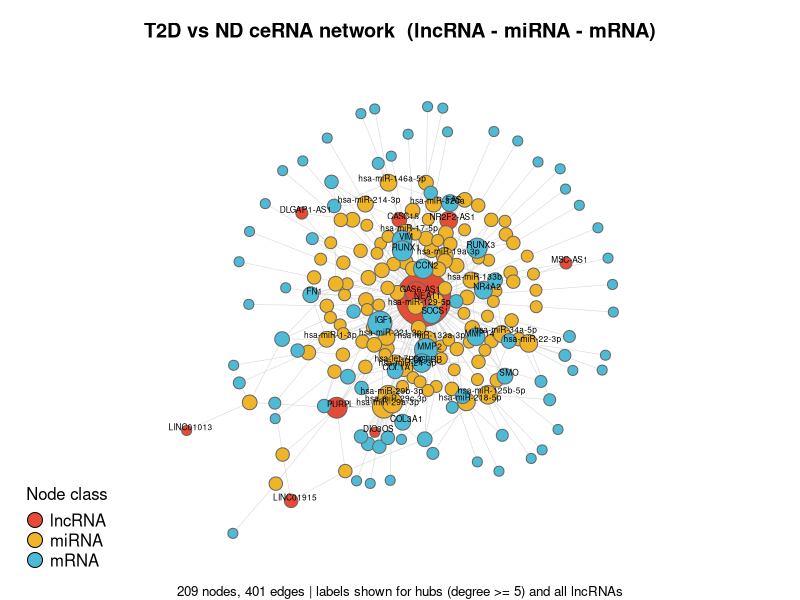
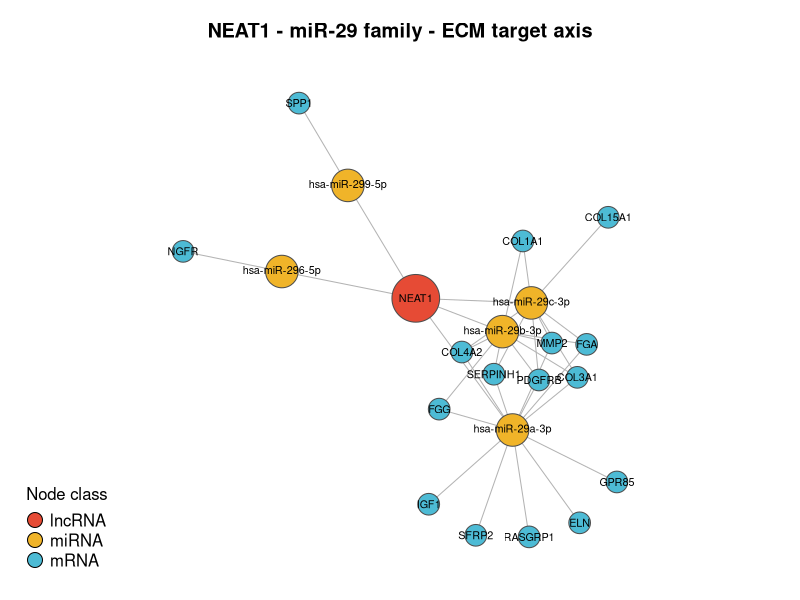

Write R code to recreate these figures, in order.
# ==========================================================
# 09_network_viz.R — ceRNA network figures + hub analysis
# ==========================================================
setwd("~/Desktop/diabetes-cerna-rnaseq")
library(data.table); library(igraph)

edges <- fread("results/tables/cerna_edges.csv")
nodes <- fread("results/tables/cerna_node_degree.csv")

g <- graph_from_data_frame(edges, directed = FALSE)
V(g)$class  <- nodes$class[match(V(g)$name, nodes$node)]
V(g)$degree <- nodes$degree[match(V(g)$name, nodes$node)]

pal <- c(lncRNA = "#E64B35", miRNA = "#F0B429", mRNA = "#4DBBD5")
V(g)$color <- pal[V(g)$class]
V(g)$size  <- 2.5 + 2.2 * sqrt(V(g)$degree)
V(g)$label <- ifelse(V(g)$degree >= 5 | V(g)$class == "lncRNA", V(g)$name, NA)

# ---------- Figure 1: full network ----------
set.seed(42)
lay <- layout_with_fr(g)

pdf("results/figures/cerna_network.pdf", width = 12, height = 12)
par(mar = c(1, 1, 3, 1))
plot(g, layout = lay,
     vertex.frame.color = "grey40",
     vertex.label.cex = 0.5, vertex.label.color = "black",
     vertex.label.dist = 0.35, vertex.label.family = "sans",
     edge.color = "grey85", edge.width = 0.6,
     main = "T2D vs ND ceRNA network  (lncRNA - miRNA - mRNA)")
legend("bottomleft", legend = names(pal), pt.bg = pal, pch = 21,
       pt.cex = 2, bty = "n", title = "Node class")
mtext(sprintf("%d nodes, %d edges | labels shown for hubs (degree >= 5) and all lncRNAs",
              vcount(g), ecount(g)), side = 1, cex = 0.8)
dev.off()

# ---------- Figure 2: focused NEAT1 - miR-29 axis ----------
mir29     <- grep("^hsa-miR-29", nodes$node, value = TRUE)
mir29_tgt <- unique(edges[from %in% mir29 & type == "miRNA-mRNA"]$to)
keep      <- unique(c("NEAT1", mir29, mir29_tgt))
gs        <- induced_subgraph(g, vids = which(V(g)$name %in% keep))
gs        <- delete_vertices(gs, V(gs)[V(gs)$class == "lncRNA" & V(gs)$name != "NEAT1"])

V(gs)$size  <- ifelse(V(gs)$class == "lncRNA", 22,
                      ifelse(V(gs)$class == "miRNA", 15, 10))
V(gs)$label <- V(gs)$name

set.seed(7)
pdf("results/figures/cerna_NEAT1_miR29_axis.pdf", width = 9, height = 8)
par(mar = c(1, 1, 3, 1))
plot(gs, layout = layout_with_fr(gs),
     vertex.frame.color = "grey30",
     vertex.label.cex = 0.65, vertex.label.color = "black",
     vertex.label.family = "sans",
     edge.color = "grey70", edge.width = 1,
     main = "NEAT1 - miR-29 family - ECM target axis")
legend("bottomleft", legend = names(pal), pt.bg = pal, pch = 21,
       pt.cex = 2, bty = "n", title = "Node class")
dev.off()

# ---------- Hub analysis table ----------
nodes[, betweenness := betweenness(g, v = node, directed = FALSE)]
setorder(nodes, -degree)
fwrite(nodes, "results/tables/cerna_hubs.csv")

cat("Saved: cerna_network.pdf, cerna_NEAT1_miR29_axis.pdf, cerna_hubs.csv\n\n")
cat("--- Top 10 hubs overall (degree) ---\n"); print(head(nodes, 10))
cat("\n--- Top 10 by betweenness (bridging nodes) ---\n")
print(head(nodes[order(-betweenness)], 10))
cat("\nNEAT1-miR-29 axis:", vcount(gs), "nodes |", ecount(gs), "edges\n")
cat("miR-29 family targets:\n"); print(sort(mir29_tgt))
